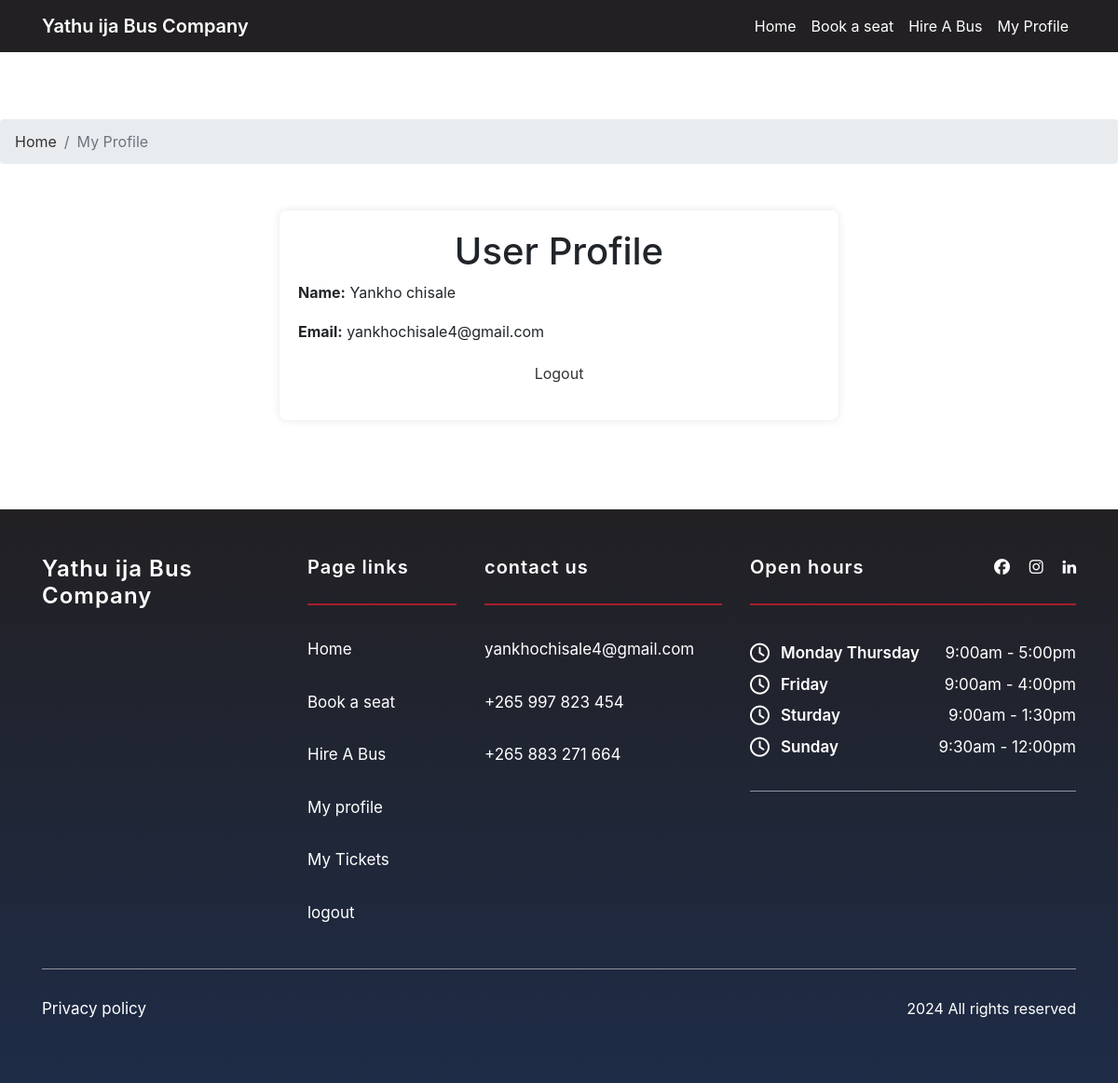
Page /user/my_profile.php (signed in) on the committed database.
### tables this page shows
CREATE TABLE IF NOT EXISTS `users` (
  `user_id` int NOT NULL AUTO_INCREMENT,
  `first_name` varchar(50) DEFAULT NULL,
  `last_name` varchar(50) DEFAULT NULL,
  `user_type` varchar(20) DEFAULT NULL,
  `phone_number` varchar(20) DEFAULT NULL,
  `date_of_birth` date DEFAULT NULL,
  `gender` varchar(7) NOT NULL,
  `email` varchar(255) NOT NULL,
  `pass_word` varchar(255) NOT NULL,
  PRIMARY KEY (`user_id`)
);

### user/my_profile.php (the view, shortened to what this page needs)
<!DOCTYPE html>
<html lang="en">
<head>
    <?php include 'head.php'; ?>
</head>
<body>
<?php include 'user_dashboard_navbar.php'; ?>
<br><br><br>
    <ol class="breadcrumb">
      <li class="breadcrumb-item">
        <a href="user_dashboard.php">Home</a>
      </li>
      <li class="breadcrumb-item active">My Profile</li>
    </ol>
<div class="container" id="container">
    <?php
    require_once('db_connection.php');
    $user_id = $_SESSION['user_id'];
    $sql = "SELECT * FROM users WHERE user_id = ?";
    $stmt = $conn->prepare($sql);
    $stmt->bind_param("i", $user_id);
    $stmt->execute();
    $result = $stmt->get_result();
    if ($result->num_rows > 0) {
        $row = $result->fetch_assoc();
        echo "<h1>User Profile</h1>";
        echo "<p><strong>Name:</strong> " . $row['first_name'] . " " . $row['last_name'] . "</p>";
        echo "<p><strong>Email:</strong> " . $row['email'] . "</p>";
    } else {
        echo "<p>User not found.</p>";
    }
    ?>
    <div class="logout-link">
        <p><a href="logout.php">Logout</a></p>
    </div>
</div>
<br><br><br><br>
<?php include 'footer.php'; ?>
</body>
</html>

### user/footer.css (style rules this page uses)
a, a:hover, a:focus, a:active { text-decoration: none; outline: none; }
a, a:active, a:focus { color: #333; text-decoration: none; transition-timing-function: ease-in-out; -ms-transition-timing-function: ease-in-out; -moz-transition-timing-function: ease-in-out; -webkit-transition-timing-function: ease-in-out; -o-transition-timing-function: ease-in-out; transition-duration: 0.2s; -ms-transition-duration: 0.2s; -moz-transition-duration: 0.2s; -webkit-transition-duration: 0.2s; -o-transition-duration: 0.2s; }

### user/my_profile.php (style rules this page uses)
body { font-family: Arial, sans-serif; background-color: #f8f9fa; margin: 0; padding: 0; }
#container { max-width: 600px; margin: 0 auto; padding: 20px; background-color: #fff; border-radius: 8px; box-shadow: 0 0 10px rgba(0, 0, 0, 0.1); margin-top: 50px; }
h1 { text-align: center; margin-bottom: 20px; }
p { margin-bottom: 10px; font-size: 16px; line-height: 1.6; }
strong { font-weight: bold; }
a { color: #007bff; text-decoration: none; }
.logout-link { text-align: center; margin-top: 20px; }

### rows in the picture
users: first_name "Yankho", last_name "chisale", email "yankhochisale4@gmail.com"
